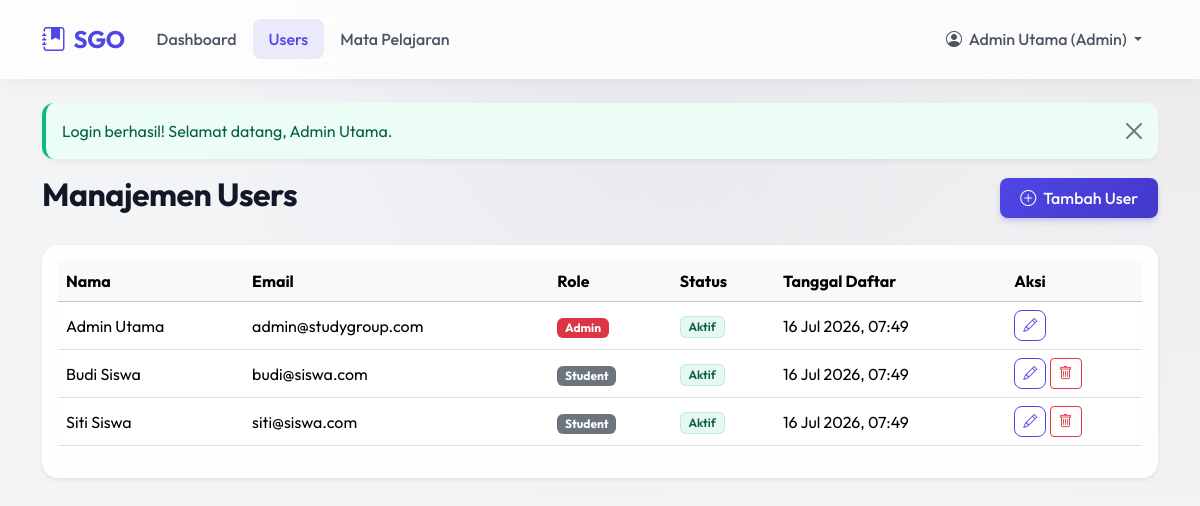
The app's page /?page=users (signed in) with its own data.
### tables this page shows
CREATE TABLE users (
    id INT UNSIGNED AUTO_INCREMENT PRIMARY KEY,
    name VARCHAR(100) NOT NULL,
    email VARCHAR(150) NOT NULL UNIQUE,
    password VARCHAR(255) NOT NULL,       
    role ENUM('admin', 'student', 'mentor') NOT NULL DEFAULT 'student',
    is_active TINYINT(1) NOT NULL DEFAULT 1,
    created_at TIMESTAMP DEFAULT CURRENT_TIMESTAMP,
    updated_at TIMESTAMP DEFAULT CURRENT_TIMESTAMP ON UPDATE CURRENT_TIMESTAMP
);

### models/User.php (called while the page is built, shortened)
<?php
class User {
    private $pdo;
    public function __construct($pdo) {
        $this->pdo = $pdo;
    }
    public function getAll() {
        $stmt = $this->pdo->prepare("SELECT id, name, email, role, is_active, created_at FROM users ORDER BY created_at DESC");
        $stmt->execute();
        return $stmt->fetchAll();
    }
}
?>

### config/config.php (called while the page is built, shortened)
<?php
function escape($html) {
    return htmlspecialchars($html ?? '', ENT_QUOTES | ENT_SUBSTITUTE, "UTF-8");
}
?>

### views/Admin/users_index.php (the view, shortened to what this page needs)
<?php require 'views/layouts/header.php'; ?>
<div class="d-flex justify-content-between align-items-center mb-4">
    <h2>Manajemen Users</h2>
    <a href="<?= BASE_URL ?>?page=users&action=create" class="btn btn-primary"><i class="bi bi-plus-circle me-1"></i> Tambah User</a>
</div>
<div class="card shadow-sm border-0">
    <div class="card-body">
        <div class="table-responsive">
            <table class="table table-hover align-middle">
                <thead class="table-light">
                    <tr>
                        <th>Nama</th>
                        <th>Email</th>
                        <th>Role</th>
                        <th>Status</th>
                        <th>Tanggal Daftar</th>
                        <th>Aksi</th>
                    </tr>
                </thead>
                <tbody>
                    <?php foreach($users as $u): ?>
                    <tr>
                        <td><?= escape($u['name']) ?></td>
                        <td><?= escape($u['email']) ?></td>
                        <td>
                            <?php if($u['role'] == 'admin'): ?>
                                <span class="badge bg-danger">Admin</span>
                            <?php elseif($u['role'] == 'mentor'): ?>
                                <span class="badge bg-info">Mentor</span>
                            <?php else: ?>
                                <span class="badge bg-secondary">Student</span>
                            <?php endif; ?>
                        </td>
                        <td>
                            <?php if($u['is_active']): ?>
                                <span class="badge bg-success">Aktif</span>
                            <?php else: ?>
                                <span class="badge bg-dark">Nonaktif</span>
                            <?php endif; ?>
                        </td>
                        <td><?= date('d M Y, H:i', strtotime($u['created_at'])) ?></td>
                        <td>
                            <a href="<?= BASE_URL ?>?page=users&action=edit&id=<?= $u['id'] ?>" class="btn btn-sm btn-outline-primary"><i class="bi bi-pencil"></i></a>
                            <?php if($u['id'] != $_SESSION['user_id']): ?>
                            <form action="<?= BASE_URL ?>?page=users&action=delete" method="POST" class="d-inline" onsubmit="return confirm('Yakin ingin menghapus user ini?');">
                                <button type="submit" class="btn btn-sm btn-outline-danger"><i class="bi bi-trash"></i></button>
                            </form>
                            <?php endif; ?>
                        </td>
                    </tr>
                    <?php endforeach; ?>
                </tbody>
            </table>
        </div>
    </div>
</div>
<?php require 'views/layouts/footer.php'; ?>

### views/layouts/header.php (style rules this page uses)
:root { --primary: #4f46e5; --primary-dark: #4338ca; --secondary: #10b981; --bg-color: #f3f4f6; --card-bg: rgba(255, 255, 255, 0.9); --text-main: #1f2937; }
body { font-family: 'Outfit', sans-serif; background-color: var(--bg-color); background-image: radial-gradient(at 0% 0%, hsla(253,16%,7%,0) 0, transparent 50%), radial-gradient(at 50% 0%, hsla(225,39%,30%,0.05) 0, transparent 50%), radial-gradient(at 100% 0%, hsla(339,49%,30%,0.05) 0, transparent 50%); color: var(--text-main); min-height: 100vh; }
.card { background: var(--card-bg); backdrop-filter: blur(10px); border: 1px solid rgba(255,255,255,0.8); border-radius: 1rem; box-shadow: 0 10px 25px -5px rgba(0, 0, 0, 0.05), 0 8px 10px -6px rgba(0, 0, 0, 0.01); transition: transform 0.2s ease, box-shadow 0.2s ease; }
.btn-primary { background: linear-gradient(135deg, var(--primary), var(--primary-dark)); border: none; border-radius: 0.5rem; font-weight: 500; padding: 0.5rem 1.25rem; box-shadow: 0 4px 6px -1px rgba(79, 70, 229, 0.2), 0 2px 4px -1px rgba(79, 70, 229, 0.1); transition: all 0.3s ease; }
.btn-outline-primary { border-color: var(--primary); color: var(--primary); border-radius: 0.5rem; font-weight: 500; }
h1, h2, h3, h4, h5, h6 { font-weight: 700; color: #111827; letter-spacing: -0.5px; }
.badge.bg-success { background-color: rgba(16, 185, 129, 0.1) !important; color: #065f46 !important; border: 1px solid rgba(16, 185, 129, 0.2); font-weight: 600; }

### records on screen
users: name "Admin Utama", email "admin@studygroup.com", role "Admin", is_active "Aktif", created_at "16 Jul 2026, 07:49"
users: name "Budi Siswa", email "budi@siswa.com", role "Student", is_active "Aktif", created_at "16 Jul 2026, 07:49"
users: name "Siti Siswa", email "siti@siswa.com", role "Student", is_active "Aktif", created_at "16 Jul 2026, 07:49"

### other values on screen
$_SESSION['name'] "Admin Utama"
$_SESSION['role'] "Admin"
$_SESSION['flash_message'] "Login berhasil! Selamat datang, Admin Utama."
